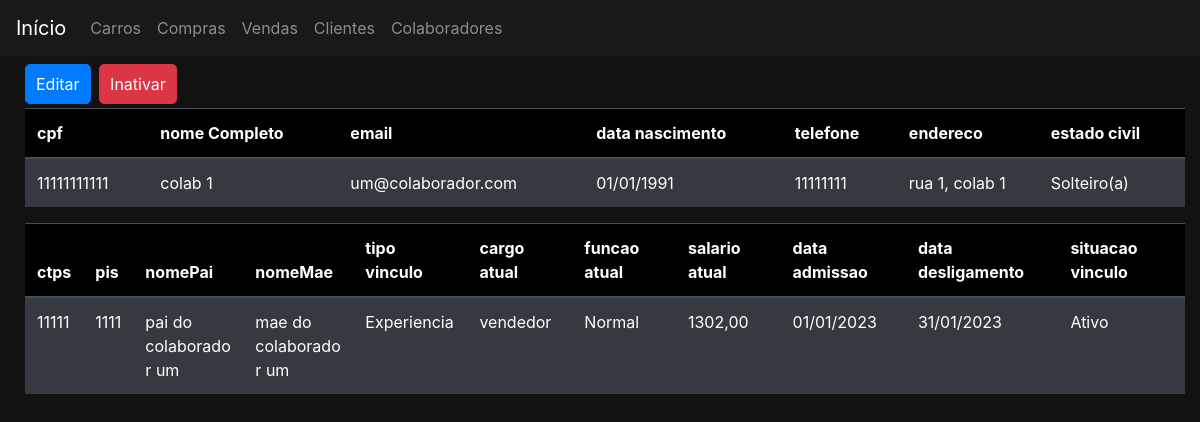
/colaboradores/1/detalhe, run on the app's committed database.
### colaboradores/models.py (models this page shows)
class Colaborador(Pessoa):
    class Meta:
        verbose_name_plural = 'Colaboradores'
        permissions = (
            ('permissao_gerente', 'permissao gerente'),
            ('permissao_supervisor', 'permissao supervisor'),
            ('permissao_vendedor', 'permissao vendedor'),
            ('permissao_funcionario', 'permissao todos funcionarios'),
        )
    situacaoVinculoChoices = (
        ('A','Ativo'),
        ('I','Inativo'),
    )
    cargoAtualChoices = (
        ('V','vendedor'),
        ('S','supervisor'),
        ('G','gerente'),
    )
    funcaoAtualChoices = (
        ('N','Normal'),
        ('C','Comissionada'),
    )
    tipoVinculoChoices = (
        ('E','Experiencia'),
        ('C','Contratado'),
    )
    ctps = models.IntegerField()
    pis = models.IntegerField()
    nomePai = models.CharField(max_length=50, verbose_name='Pai')
    nomeMae = models.CharField(max_length=50, verbose_name='Mae')
    tipoVinculo = models.CharField(max_length=1, choices=tipoVinculoChoices, verbose_name='Tipo vinculo')
    cargoAtual = models.CharField(max_length=1, choices=cargoAtualChoices, verbose_name='Cargo atual')
    funcaoAtual = models.CharField(max_length=1, choices=funcaoAtualChoices, verbose_name='Funcao atual')
    salarioAtual = models.DecimalField(max_digits=15, decimal_places=2, verbose_name='Salario atual')
    dataAdmissao = models.DateField( verbose_name='Admissao')
    dataDesligamento = models.DateField(null=True, verbose_name='Desligamento')
    situacaoVinculo = models.CharField(max_length=1, choices=situacaoVinculoChoices, verbose_name='Situacao  vinculo')

### colaboradores/views.py (the view)
# urls.py: path('<int:pk>/detalhe', views.ColaboradorDetalhe.as_view(), name='detalhe'),
class ColaboradorDetalhe(DetailView,LoginRequiredMixin):
    model = Colaborador
    template_name = 'colaboradores/colaboradorDetalhe.html'
    permission_required = 'clientes.permissao_supervisor'

### colaboradores/templates/colaboradores/colaboradorDetalhe.html (shortened to what this page needs)
{% extends 'base.html' %}
{% block 'body' %}
    <div class="container">
        <a href="{%url 'colaboradores:editar' colaborador.pk %} " class="btn btn-primary botao">Editar</a>
        {% if colaborador.situacaoVinculo == 'Inativo' %}
            <a href="{%url 'colaboradores:reativar' colaborador.id %} " class="btn btn-success botao">Reativar</a>
        {% else %}
            <a href="{%url 'colaboradores:inativar' colaborador.id %} " class="btn btn-danger botao">Inativar</a>
        {% endif %}
        <table class="table table-dark">
            <thead>
                <tr class="headLista">
                    <th scope="col">cpf</th>
                    <th scope="col">nome Completo</th>
                    <th scope="col">email</th>
                    <th scope="col">data nascimento</th>
                    <th scope="col">telefone</th>
                    <th scope="col">endereco</th>
                    <th scope="col">estado civil</th>
                </tr>
            </thead>
            <tbody>
                <tr>
                    <td>{{colaborador.cpf}}</td>
                    <td class="tdMedio">{{colaborador.nomeCompleto}}</td>
                    <td>{{colaborador.email}}</td>
                    <td>{{colaborador.dataNascimento|date:"d/m/Y"}}</td>
                    <td>{{colaborador.telefone}}</td>
                    <td class="tdMedio">{{colaborador.endereco}}</td>
                    <td>{{colaborador.get_estadoCivil_display}}</td>
                </tr>
            </tbody>
        </table>
        <table class="table table-dark">
            <thead>
                <tr class="headLista">
                    <th scope="col">ctps</th>
                    <th scope="col">pis</th>
                    <th scope="col">nomePai</th>
                    <th scope="col">nomeMae</th>
                    <th scope="col">tipo vinculo</th>
                    <th scope="col">cargo atual</th>
                    <th scope="col">funcao atual</th>
                    <th scope="col">salario atual</th>
                    <th scope="col">data admissao</th>
                    <th scope="col">data desligamento</th>
                    <th scope="col">situacao vinculo</th>
                </tr>
            </thead>
            <tbody>
                <tr>
                    <td>{{colaborador.ctps}}</td>
                    <td>{{colaborador.pis}}</td>
                    <td class="tdMedio">{{colaborador.nomePai}}</td>
                    <td class="tdMedio">{{colaborador.nomeMae}}</td>
                    <td>{{colaborador.get_tipoVinculo_display}}</td>
                    <td>{{colaborador.get_cargoAtual_display}}</td>
                    <td>{{colaborador.get_funcaoAtual_display}}</td>
                    <td>{{colaborador.salarioAtual}}</td>
                    <td>{{colaborador.dataAdmissao|date:"d/m/Y"}}</td>
                    <td>{{colaborador.dataDesligamento|date:"d/m/Y"}}</td>
                    <td>{{colaborador.get_situacaoVinculo_display}}</td>
                </tr>
            </tbody>
        </table>
    </div>
{% endblock %}

### templates/static/css/css.css (style rules this page uses)
.fundo { background-color: #121212; color: white; }
.container { max-width: 1300px; }
body { margin-top: 30px; padding-top: 30px; margin-left: 10px; }
a { color:white; }
.botao { display: inline-block; padding: 7px 10px; border-radius: 5px; margin-bottom: 4px; margin-right: 4px; margin-top: 4px; }
.headLista { background-color: black; }
.tdMedio { word-wrap: break-word; min-width: 110px; max-width: 110px; }

### data on the page
Colaborador: cpf "11111111111", nomeCompleto "colab 1", email "um@colaborador.com", dataNascimento "01/01/1991", telefone "11111111", endereco "rua 1, colab 1", estadoCivil "Solteiro(a)", ctps "11111", pis "1111", nomePai "pai do colaborador um", nomeMae "mae do colaborador um", tipoVinculo "Experiencia", cargoAtual "vendedor", funcaoAtual "Normal", salarioAtual "1302,00", dataAdmissao "01/01/2023", dataDesligamento "31/01/2023", situacaoVinculo "Ativo"
